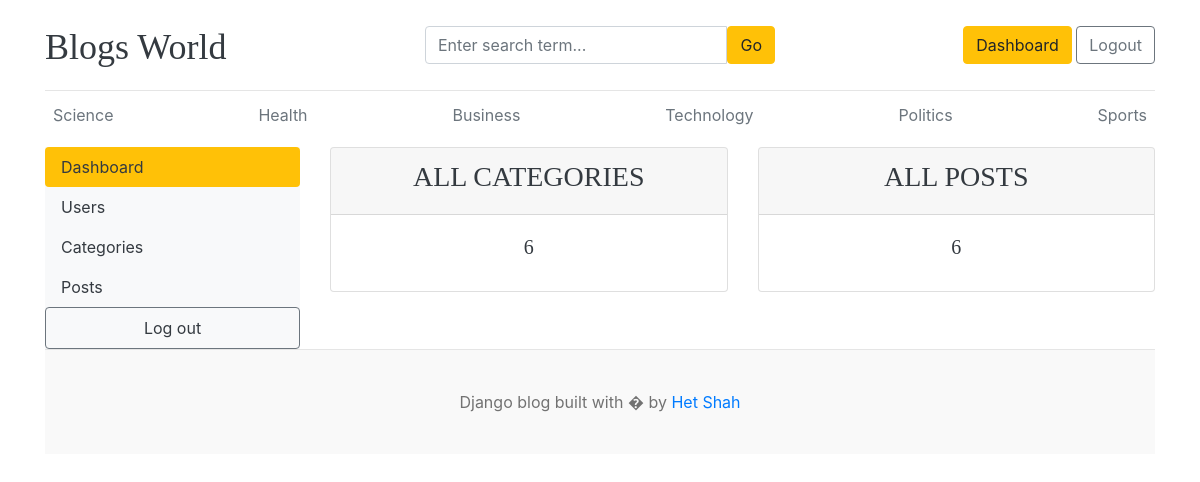
The page /dashboard/ (signed in) on the database its author committed.
### blogs/models.py (models this page shows, shortened)
class Category(models.Model):
  category_name = models.CharField(max_length=50, unique=True)
  created_at = models.DateTimeField(auto_now_add=True)
  updated_at = models.DateTimeField(auto_now=True)
  class Meta:
    verbose_name_plural = 'Categories'

### dashboard/views.py (the view)
# urls.py: path('dashboard/', include('dashboard.urls'))
@login_required(login_url='login')
def dashboard(request):
  category_count = Category.objects.all().count()
  blogs_count = Blogs.objects.all().count()
  context = {
    'category_count': category_count,
    'blogs_count': blogs_count
  }
  return render(request, 'dashboard/dashboard.html', context)

### blogs/context_processors.py (called while the page is built)
def getCategories(request):
  categories = Category.objects.all()
  return dict(categories=categories)

### templates/dashboard/dashboard.html
{% extends '../base/base.html' %}
{% block content %}
<div class="row">
  {% include './left_sidebar.html' %}
   <div class="col-md-9">
    <div class="row">
      <div class="col">
        <div class="card border-default mb-3">
          <div class="card-header text-center text-uppercase font-weight-bold">
            <h3 class="text-dark">All Categories</h3>
          </div>
          <div class="card-body text-dark">
            <h5 class="card-title text-center">{{ category_count }}</h5>
          </div>
        </div>
      </div>
      <div class="col">
        <div class="card border-default mb-3">
          <div class="card-header text-center text-uppercase font-weight-bold">
            <h3 class="text-dark">All Posts</h3>
          </div>
          <div class="card-body text-dark">
            <h5 class="card-title text-center">{{ blogs_count }}</h5>
          </div>
        </div>
      </div>
    </div>
   </div>
</div>
{% endblock %}

### templates/base/header.html (shortened to what this page needs)
{% load static %}
<!doctype html>
<html lang="en">
  <head>
    <link
      href="https://getbootstrap.com/docs/4.0/dist/css/bootstrap.min.css"
      rel="stylesheet" />
    <link href="{% static 'css/blog.css' %}" rel="stylesheet" />
    <link
      rel="stylesheet"
      href="https://cdnjs.cloudflare.com/ajax/libs/font-awesome/7.3.1/css/all.min.css"
 />
  </head>
  <body>
    <div class="container">
      <header class="blog-header py-3">
        <div class="row flex-nowrap justify-content-between align-items-center">
          <div class="col-4 pt-1">
            <a class="blog-header-logo text-dark" href="/">Blogs World</a>
          </div>
          <div class="col-4">
            <form action="{% url 'search' %}" method="GET">
              <div class="input-group">
                <input
                  type="text"
                  class="form-control"
                  name="keyword"
                  placeholder="Enter search term..." />
                <button
                  type="submit"
                  class="btn btn-warning"
                  id="button-search"
                  type="button">
                  Go
                </button>
              </div>
            </form>
          </div>
          <div class="col-4 d-flex justify-content-end align-items-center">
            {% if not user.is_authenticated %}
            <a class="btn btn-warning" href="{% url 'login' %}">Login</a> &nbsp;
            <a class="btn btn-outline-secondary" href="{% url 'register'%}"
              >Register</a
            >
            {% else %}
            <span
              ><a href="{% url 'dashboard' %}" class="btn btn-warning"
                >Dashboard</a
              ></span
            >
            <span
              ><a class="btn btn-outline-secondary" href="{% url 'logout' %}"
                >Logout</a
              ></span
            >
            {% endif %}
          </div>
        </div>
      </header>
      <div class="nav-scroller py-1 mb-2">
        <nav class="nav d-flex justify-content-between">
          {% for category in categories %}
          <a
            class="p-2 text-muted"
            href="{% url 'posts_by_category' category.id %}"
            >{{ category.category_name }}</a
          >
          {% endfor %}
        </nav>
      </div>

### static/css/blog.css (style rules this page uses)
.blog-header { border-bottom: 1px solid #e5e5e5; }
.blog-header-logo { font-family: "Playfair Display", Georgia, "Times New Roman", serif; font-size: 2.25rem; }
h1, h2, h3, h4, h5, h6 { font-family: "Playfair Display", Georgia, "Times New Roman", serif; }

### rows shown on the page
Category: category_name "Science"
Category: category_name "Health"
Category: category_name "Business"
Category: category_name "Technology"
Category: category_name "Politics"
Category: category_name "Sports"

### other values the page prints
{{ category_count }} "6"
{{ blogs_count }} "6"
